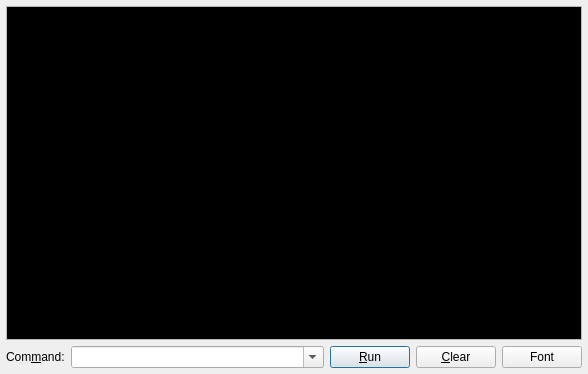
<?xml version="1.0" encoding="UTF-8"?>
<ui version="4.0">
 <author>Andrey Rijov</author>
 <class>Monitor_Window</class>
 <widget class="QDialog" name="Monitor_Window">
  <property name="geometry">
   <rect>
    <x>0</x>
    <y>0</y>
    <width>588</width>
    <height>374</height>
   </rect>
  </property>
  <property name="windowTitle">
   <string>QEMU/KVM Monitor</string>
  </property>
  <property name="windowIcon">
   <iconset resource="../resources/images.qrc">
    <normaloff>:/terminal.png</normaloff>:/terminal.png</iconset>
  </property>
  <layout class="QVBoxLayout" name="verticalLayout">
   <property name="leftMargin">
    <number>6</number>
   </property>
   <property name="topMargin">
    <number>6</number>
   </property>
   <property name="rightMargin">
    <number>6</number>
   </property>
   <property name="bottomMargin">
    <number>6</number>
   </property>
   <item>
    <widget class="QTextEdit" name="Edit_Monitor_Out">
     <property name="palette">
      <palette>
       <active>
        <colorrole role="Text">
         <brush brushstyle="SolidPattern">
          <color alpha="255">
           <red>255</red>
           <green>255</green>
           <blue>255</blue>
          </color>
         </brush>
        </colorrole>
        <colorrole role="Base">
         <brush brushstyle="SolidPattern">
          <color alpha="255">
           <red>0</red>
           <green>0</green>
           <blue>0</blue>
          </color>
         </brush>
        </colorrole>
       </active>
       <inactive>
        <colorrole role="Text">
         <brush brushstyle="SolidPattern">
          <color alpha="255">
           <red>255</red>
           <green>255</green>
           <blue>255</blue>
          </color>
         </brush>
        </colorrole>
        <colorrole role="Base">
         <brush brushstyle="SolidPattern">
          <color alpha="255">
           <red>0</red>
           <green>0</green>
           <blue>0</blue>
          </color>
         </brush>
        </colorrole>
       </inactive>
       <disabled>
        <colorrole role="Text">
         <brush brushstyle="SolidPattern">
          <color alpha="255">
           <red>113</red>
           <green>115</green>
           <blue>119</blue>
          </color>
         </brush>
        </colorrole>
        <colorrole role="Base">
         <brush brushstyle="SolidPattern">
          <color alpha="255">
           <red>0</red>
           <green>0</green>
           <blue>0</blue>
          </color>
         </brush>
        </colorrole>
       </disabled>
      </palette>
     </property>
     <property name="font">
      <font>
       <family>DejaVu Sans Mono</family>
      </font>
     </property>
     <property name="undoRedoEnabled">
      <bool>false</bool>
     </property>
     <property name="readOnly">
      <bool>true</bool>
     </property>
    </widget>
   </item>
   <item>
    <layout class="QHBoxLayout" name="horizontalLayout">
     <item>
      <widget class="QLabel" name="Label_Command">
       <property name="sizePolicy">
        <sizepolicy hsizetype="Maximum" vsizetype="Preferred">
         <horstretch>0</horstretch>
         <verstretch>0</verstretch>
        </sizepolicy>
       </property>
       <property name="text">
        <string>Com&amp;mand:</string>
       </property>
       <property name="buddy">
        <cstring>CB_Com_Line</cstring>
       </property>
      </widget>
     </item>
     <item>
      <widget class="QComboBox" name="CB_Com_Line">
       <property name="sizePolicy">
        <sizepolicy hsizetype="Minimum" vsizetype="Fixed">
         <horstretch>0</horstretch>
         <verstretch>0</verstretch>
        </sizepolicy>
       </property>
       <property name="editable">
        <bool>true</bool>
       </property>
       <property name="currentIndex">
        <number>-1</number>
       </property>
       <property name="maxCount">
        <number>512</number>
       </property>
       <item>
        <property name="text">
         <string>info version</string>
        </property>
       </item>
       <item>
        <property name="text">
         <string>info network</string>
        </property>
       </item>
       <item>
        <property name="text">
         <string>info block</string>
        </property>
       </item>
       <item>
        <property name="text">
         <string>info registers</string>
        </property>
       </item>
       <item>
        <property name="text">
         <string>info cpus</string>
        </property>
       </item>
       <item>
        <property name="text">
         <string>info history</string>
        </property>
       </item>
       <item>
        <property name="text">
         <string>info irq</string>
        </property>
       </item>
       <item>
        <property name="text">
         <string>info pic</string>
        </property>
       </item>
       <item>
        <property name="text">
         <string>info pci</string>
        </property>
       </item>
       <item>
        <property name="text">
         <string>info tlb</string>
        </property>
       </item>
       <item>
        <property name="text">
         <string>info mem</string>
        </property>
       </item>
       <item>
        <property name="text">
         <string>info jit</string>
        </property>
       </item>
       <item>
        <property name="text">
         <string>info kqemu</string>
        </property>
       </item>
       <item>
        <property name="text">
         <string>info usb</string>
        </property>
       </item>
       <item>
        <property name="text">
         <string>info usbhost</string>
        </property>
       </item>
       <item>
        <property name="text">
         <string>info profile</string>
        </property>
       </item>
       <item>
        <property name="text">
         <string>info capture</string>
        </property>
       </item>
       <item>
        <property name="text">
         <string>info snapshots</string>
        </property>
       </item>
       <item>
        <property name="text">
         <string>info mice</string>
        </property>
       </item>
       <item>
        <property name="text">
         <string>info vnc</string>
        </property>
       </item>
      </widget>
     </item>
     <item>
      <widget class="QPushButton" name="Button_Run">
       <property name="sizePolicy">
        <sizepolicy hsizetype="Maximum" vsizetype="Fixed">
         <horstretch>0</horstretch>
         <verstretch>0</verstretch>
        </sizepolicy>
       </property>
       <property name="text">
        <string>&amp;Run</string>
       </property>
       <property name="icon">
        <iconset resource="../resources/images.qrc">
         <normaloff>:/go.png</normaloff>:/go.png</iconset>
       </property>
      </widget>
     </item>
     <item>
      <widget class="QPushButton" name="Button_Clear">
       <property name="sizePolicy">
        <sizepolicy hsizetype="Maximum" vsizetype="Fixed">
         <horstretch>0</horstretch>
         <verstretch>0</verstretch>
        </sizepolicy>
       </property>
       <property name="text">
        <string>&amp;Clear</string>
       </property>
       <property name="icon">
        <iconset resource="../resources/images.qrc">
         <normaloff>:/error.png</normaloff>:/error.png</iconset>
       </property>
      </widget>
     </item>
     <item>
      <widget class="QPushButton" name="Button_Font">
       <property name="sizePolicy">
        <sizepolicy hsizetype="Maximum" vsizetype="Fixed">
         <horstretch>0</horstretch>
         <verstretch>0</verstretch>
        </sizepolicy>
       </property>
       <property name="toolTip">
        <string>Change font</string>
       </property>
       <property name="text">
        <string>Font</string>
       </property>
       <property name="icon">
        <iconset resource="../resources/images.qrc">
         <normaloff>:/font.png</normaloff>:/font.png</iconset>
       </property>
      </widget>
     </item>
    </layout>
   </item>
  </layout>
 </widget>
 <layoutdefault spacing="6" margin="9"/>
 <tabstops>
  <tabstop>CB_Com_Line</tabstop>
  <tabstop>Button_Run</tabstop>
  <tabstop>Button_Clear</tabstop>
  <tabstop>Edit_Monitor_Out</tabstop>
 </tabstops>
 <resources>
  <include location="../resources/images.qrc"/>
 </resources>
 <connections>
  <connection>
   <sender>Button_Clear</sender>
   <signal>clicked()</signal>
   <receiver>Edit_Monitor_Out</receiver>
   <slot>clear()</slot>
   <hints>
    <hint type="sourcelabel">
     <x>489</x>
     <y>251</y>
    </hint>
    <hint type="destinationlabel">
     <x>426</x>
     <y>162</y>
    </hint>
   </hints>
  </connection>
 </connections>
</ui>
